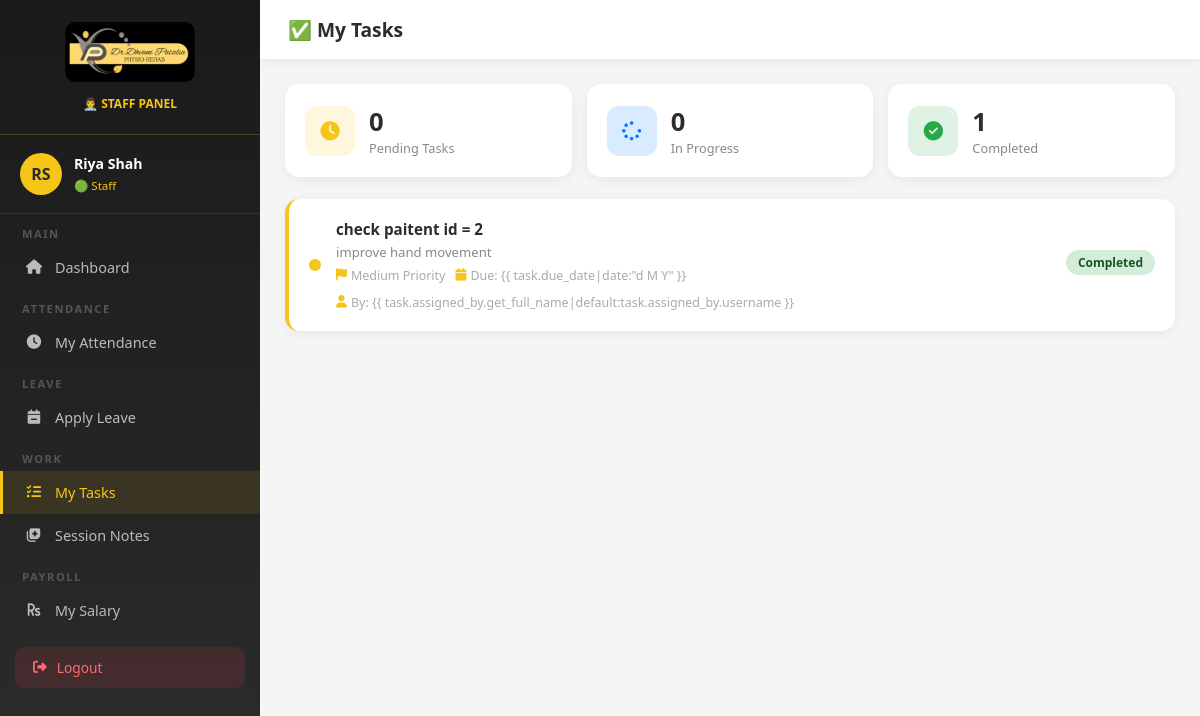
The app's page /staff-tasks (signed in) with its own data.
### core/models.py (models this page shows, shortened)
class DailyTask(models.Model):
    PRIORITY_CHOICES = [
        ('low', 'Low'),
        ('medium', 'Medium'),
        ('high', 'High'),
    ]
    STATUS_CHOICES = [
        ('pending', 'Pending'),
        ('in_progress', 'In Progress'),
        ('completed', 'Completed'),
    ]
    assigned_to = models.ForeignKey(User, on_delete=models.CASCADE, related_name='tasks')
    assigned_by = models.ForeignKey(User, on_delete=models.CASCADE, related_name='assigned_tasks')
    title = models.CharField(max_length=200)
    description = models.TextField(blank=True)
    priority = models.CharField(max_length=10, choices=PRIORITY_CHOICES, default='medium')
    status = models.CharField(max_length=20, choices=STATUS_CHOICES, default='pending')
    due_date = models.DateField(null=True, blank=True)
    created_at = models.DateTimeField(auto_now_add=True)
    completed_at = models.DateTimeField(null=True, blank=True)
    class Meta:
        ordering = ['-created_at']

### core/views.py (the view)
# urls.py: path('staff-tasks', views.staff_tasks, name='staff_tasks'),
@login_required(login_url='/login')
def staff_tasks(request):
    if not (request.user.is_staff or hasattr(request.user, 'staff_profile')):
        return redirect('/client-dashboard')
    tasks = DailyTask.objects.filter(assigned_to=request.user)
    pending = tasks.filter(status='pending').count()
    in_progress = tasks.filter(status='in_progress').count()
    completed = tasks.filter(status='completed').count()
    return render(request, 'staff_tasks.html', {
        'user': request.user,
        'tasks': tasks,
        'pending': pending,
        'in_progress': in_progress,
        'completed': completed,
    })

### templates/staff_tasks.html (shortened to what this page needs)
{% load static %}
<!DOCTYPE html>
<html lang="en">
<head>
    <link href="https://cdnjs.cloudflare.com/ajax/libs/font-awesome/6.4.0/css/all.min.css" rel="stylesheet">
</head>
<body>
    <aside class="sidebar">
        <div class="sidebar-logo">
            <img src="{% static 'images/Dhvani_Patalia.jpeg' %}" alt="Logo">
            <p>👨‍⚕️ STAFF PANEL</p>
        </div>
        <div class="sidebar-user">
            <div class="user-avatar">{{ user.first_name|first|upper }}{{ user.last_name|first|upper }}</div>
            <div class="user-info">
                <h4>{{ user.get_full_name|default:user.username }}</h4><span>🟢 Staff</span>
            </div>
        </div>
        <nav>
            <div class="nav-section">Main</div>
            <a href="/staff-dashboard" class="nav-item"><i class="fas fa-home"></i> Dashboard</a>
            <div class="nav-section">Attendance</div>
            <a href="/staff-attendance" class="nav-item"><i class="fas fa-clock"></i> My Attendance</a>
            <div class="nav-section">Leave</div>
            <a href="/staff-leave" class="nav-item"><i class="fas fa-calendar-minus"></i> Apply Leave</a>
            <div class="nav-section">Work</div>
            <a href="/staff-tasks" class="nav-item active"><i class="fas fa-tasks"></i> My Tasks</a>
            <a href="/staff-session-notes" class="nav-item"><i class="fas fa-notes-medical"></i> Session Notes</a>
            <div class="nav-section">Payroll</div>
            <a href="/staff-salary" class="nav-item"><i class="fas fa-rupee-sign"></i> My Salary</a>
        </nav>
        <a href="/logout" class="logout-btn"><i class="fas fa-sign-out-alt"></i> Logout</a>
    </aside>
    <div class="main-content">
        <div class="topbar">
            <h1>✅ My Tasks</h1>
        </div>
        <div class="dashboard-body">
            <div class="stat-row">
                <div class="stat-card">
                    <div class="stat-icon yellow"><i class="fas fa-clock"></i></div>
                    <div class="stat-info">
                        <h3>{{ pending }}</h3>
                        <p>Pending Tasks</p>
                    </div>
                </div>
                <div class="stat-card">
                    <div class="stat-icon blue"><i class="fas fa-spinner"></i></div>
                    <div class="stat-info">
                        <h3>{{ in_progress }}</h3>
                        <p>In Progress</p>
                    </div>
                </div>
                <div class="stat-card">
                    <div class="stat-icon green"><i class="fas fa-check-circle"></i></div>
                    <div class="stat-info">
                        <h3>{{ completed }}</h3>
                        <p>Completed</p>
                    </div>
                </div>
            </div>
            {% if tasks %}
            <div class="tasks-grid">
                {% for task in tasks %}
                <div class="task-card {{ task.priority }}">
                    <div class="priority-dot dot-{{ task.priority }}"></div>
                    <div class="task-info">
                        <h3>{{ task.title }}</h3>
                        {% if task.description %}<p>{{ task.description }}</p>{% endif %}
                        <div class="task-meta">
                            <span><i class="fas fa-flag"></i> {{ task.get_priority_display }} Priority</span>
                            {% if task.due_date %}<span><i class="fas fa-calendar"></i> Due: {{ task.due_date|date:"d M
                                Y" }}</span>{% endif %}
                            <span><i class="fas fa-user"></i> By: {{
                                task.assigned_by.get_full_name|default:task.assigned_by.username }}</span>
                        </div>
                    </div>
                    <div>
                        <span class="badge badge-{{ task.status }}">{{ task.get_status_display }}</span>
                    </div>
                </div>
                {% endfor %}
            </div>
            {% else %}
            <div class="empty-state">
                <i class="fas fa-tasks"></i>
                <p>No tasks assigned yet.<br>Check back later!</p>
            </div>
            {% endif %}
        </div>
    </div>
</body>
</html>

### templates/staff_tasks.html (style rules this page uses)
* { margin: 0; padding: 0; box-sizing: border-box; }
body { font-family: 'Segoe UI', sans-serif; background: #f5f5f5; display: flex; min-height: 100vh; }
.sidebar { width: 260px; height: 100vh; position: fixed; left: 0; top: 0; background: linear-gradient(180deg, #1a1a1a, #2C2C2C); overflow-y: auto; scrollbar-width: none; }
.sidebar-logo { padding: 22px 20px; border-bottom: 1px solid rgba(245, 197, 24, 0.2); text-align: center; }
.sidebar-logo img { width: 130px; border-radius: 10px; }
.sidebar-logo p { color: #F5C518; font-size: 0.75em; margin-top: 8px; font-weight: 600; }
.sidebar-user { padding: 18px 20px; border-bottom: 1px solid rgba(255, 255, 255, 0.08); display: flex; align-items: center; gap: 12px; }
.user-avatar { width: 42px; height: 42px; background: #F5C518; border-radius: 50%; display: flex; align-items: center; justify-content: center; font-weight: 800; color: #2C2C2C; }
.user-info h4 { color: white; font-size: 0.88em; }
.user-info span { color: #F5C518; font-size: 0.72em; }
.nav-section { padding: 12px 22px 5px; color: #555; font-size: 0.7em; text-transform: uppercase; letter-spacing: 1.5px; font-weight: 700; }
.nav-item { display: flex; align-items: center; gap: 12px; padding: 12px 22px; color: #bbb; text-decoration: none; font-size: 0.9em; transition: all 0.3s; border-left: 3px solid transparent; }
.nav-item:hover, .nav-item.active { background: rgba(245, 197, 24, 0.1); color: #F5C518; border-left-color: #F5C518; }
.nav-item i { width: 18px; text-align: center; }
.logout-btn { margin: 15px; display: flex; align-items: center; gap: 10px; padding: 11px 18px; background: rgba(220, 53, 69, 0.15); color: #ff6b6b; border-radius: 10px; text-decoration: none; font-size: 0.86em; }
.main-content { margin-left: 260px; flex: 1; }
.topbar { background: white; padding: 16px 28px; box-shadow: 0 2px 10px rgba(0, 0, 0, 0.06); }
.topbar h1 { font-size: 1.2em; color: #2C2C2C; font-weight: 700; }
.dashboard-body { padding: 25px; }
.stat-row { display: grid; grid-template-columns: repeat(3, 1fr); gap: 15px; margin-bottom: 22px; }
.stat-card { background: white; border-radius: 14px; padding: 20px; box-shadow: 0 3px 12px rgba(0, 0, 0, 0.06); display: flex; align-items: center; gap: 14px; }
.stat-icon { width: 50px; height: 50px; border-radius: 12px; display: flex; align-items: center; justify-content: center; font-size: 1.2em; }
.yellow { background: rgba(245, 197, 24, 0.15); color: #F5C518; }
.blue { background: rgba(0, 123, 255, 0.15); color: #007bff; }
.green { background: rgba(40, 167, 69, 0.15); color: #28a745; }
.stat-info h3 { font-size: 1.6em; font-weight: 800; color: #2C2C2C; }
.stat-info p { color: #888; font-size: 0.8em; }
.tasks-grid { display: flex; flex-direction: column; gap: 12px; }
.task-card { background: white; border-radius: 14px; padding: 20px; box-shadow: 0 3px 12px rgba(0, 0, 0, 0.06); display: flex; align-items: center; gap: 15px; border-left: 4px solid #eee; transition: all 0.3s; }
.task-card.medium { border-left-color: #F5C518; }
.priority-dot { width: 12px; height: 12px; border-radius: 50%; flex-shrink: 0; }
.dot-medium { background: #F5C518; }
.task-info { flex: 1; }
.task-info h3 { font-size: 0.95em; font-weight: 700; color: #2C2C2C; margin-bottom: 4px; }
.task-info p { font-size: 0.82em; color: #888; }
.task-meta { display: flex; gap: 10px; margin-top: 6px; flex-wrap: wrap; }
.task-meta span { font-size: 0.78em; color: #aaa; display: flex; align-items: center; gap: 4px; }
.task-meta i { color: #F5C518; }
.badge { padding: 4px 12px; border-radius: 15px; font-size: 0.75em; font-weight: 700; }
.badge-completed { background: #d4edda; color: #155724; }

### records on screen
DailyTask: title "check paitent id = 2", description "improve hand movement", priority "Medium", due_date "Due: {{ task.due_date|date:\"d M Y\" }}", status "Completed"

### other values on screen
{{ user.first_name|first|upper }} "R"
{{ user.last_name|first|upper }} "S"
{{ user.get_full_name|default:user.username }} "Riya Shah"
{{ pending }} "0"
{{ in_progress }} "0"
{{ completed }} "1"
